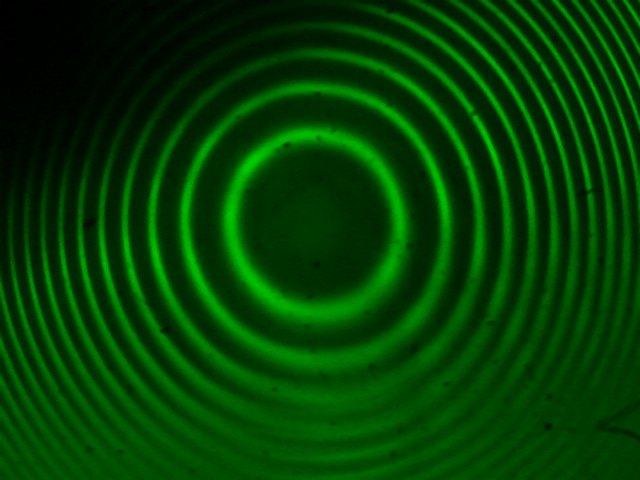
#> input picture exp1/thickness_measurement.png, 1280 x 960 px, found by its file name (shown at 1/2 size)
$ python imagea.py
#> lines starting #> are read from the running program, lines starting #| are printed output that depends on the picture; after the words box and inside, x2 and y2 are one past the last pixel; in counts of white or black regions, pixels touching at a corner belong together
import cv2
import numpy as np
import matplotlib.pyplot as plt

img = cv2.imread("/home/tushara/Documents/Ashoka/Lab 4/Data/exp1/thickness_measurement.png", cv2.IMREAD_GRAYSCALE)
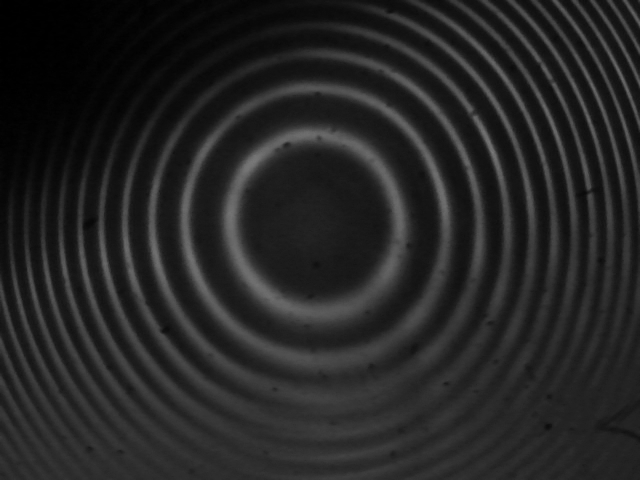
#> img: shape (960, 1280) (shown at 1/2 size); min 0, max 126, mean 36.8

img_blur = cv2.medianBlur(img, 5)

circles = cv2.HoughCircles(
    img_blur,
    cv2.HOUGH_GRADIENT,
    dp=1.2,           # accumulator resolution
    minDist=20,       # min spacing between circle centers
    param1=50,        # Canny high threshold
    param2=30,        # accumulator threshold (lower → more circles)
    minRadius=10,     # ignore very small circles
    maxRadius=0       # 0 = no upper bound
)
#> circles = 1062 rows, first 8: [595.8, 456.6, 505], [569.4, 468.6, 544], [612.6, 444.6, 405.8], [576.6, 489, 542.3], [660.6, 441, 346.8], [694.2, 412.2, 446.2], [720.6, 402.6, 521.3], [646.2, 417, 452.8]

if circles is not None:
    circles = np.squeeze(circles)

    cx, cy = np.median(circles[:,0]), np.median(circles[:,1])
#> cx = 630; cy = 447
    print(f"Estimated center: ({cx:.2f}, {cy:.2f})")
#| Estimated center: (630.00, 447.00)

    radii_sorted = np.sort(circles[:,2].astype(float))
#> radii_sorted = 1062 values from 12.52 to 565.1
    groups = []
    tol = 3.0
    current = [radii_sorted[0]]
#> current = [12.52]
    for r in radii_sorted[1:]:
        if abs(r - current[-1]) <= tol:
            current.append(r)
        else:
            groups.append(np.mean(current))
            current = [r]
#> this loop made 1061 passes
#> (r, current) on pass 6: (20.92, [20.92])
#> r on passes 1, 2, 3, 4, 5, 7: 13.24, 13.36, 16.36, 16.48, 17.44, 21.16
#> after the loop, groups = 26 values from 14.9 to 549.5
    groups.append(np.mean(current))

    groups = np.sort(groups)
#> groups = 27 values from 14.9 to 565.1

    if len(groups) >= 2:
        r1, r2 = groups[0], groups[1]
#> r1 = 14.9; r2 = 80.83
        print(f"First fringe radius: {r1:.2f} px")
#| First fringe radius: 14.90 px
        print(f"Second fringe radius: {r2:.2f} px")
#| Second fringe radius: 80.83 px

        scale = 2.8 * (1024/960)  # µm per pixel
        print(f"Scale: {scale:.3f} µm/px")
        print(f"r1 = {r1*scale:.2f} µm, r2 = {r2*scale:.2f} µm")
#| r1 = 44.50 µm, r2 = 241.41 µm

    else:
        print("Not enough fringes detected.")

    output = cv2.cvtColor(img, cv2.COLOR_GRAY2BGR)
    for (x, y, r) in circles.astype(int):
        cv2.circle(output, (x, y), r, (0, 255, 0), 1)
#> this loop made 1062 passes
#> (x, y, r) on passes 1 to 3: (595, 456, 505), (569, 468, 544), (612, 444, 405)
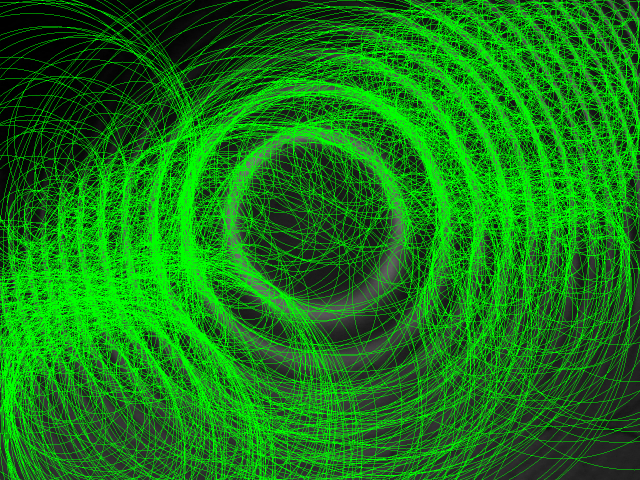
#> output: shape (960, 1280, 3) (shown at 1/2 size); mean B, G, R 20.2, 121.8, 20.2
    cv2.circle(output, (int(round(cx)), int(round(cy))), 3, (0, 0, 255), -1)
#> output: shape (960, 1280, 3); under 0.01% of pixels changed, all inside (x1, y1, x2, y2) = (627, 444, 634, 451)

    plt.figure(figsize=(6,6))
    plt.imshow(output[...,::-1])
    plt.axis("off")
    plt.title("Detected fringes and center")
    plt.show()

else:
    print("No circles detected.")
